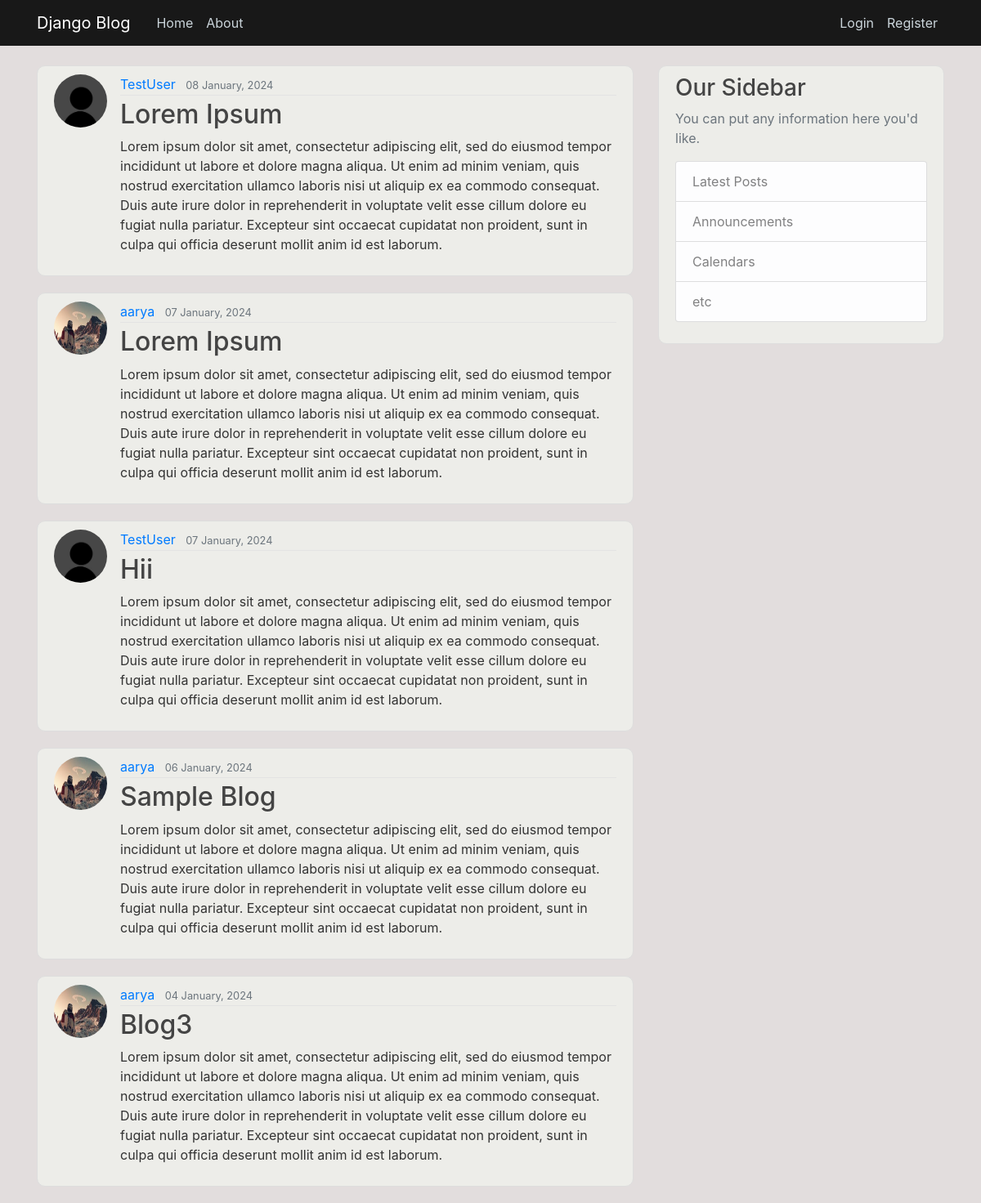
The app's page /, older data.
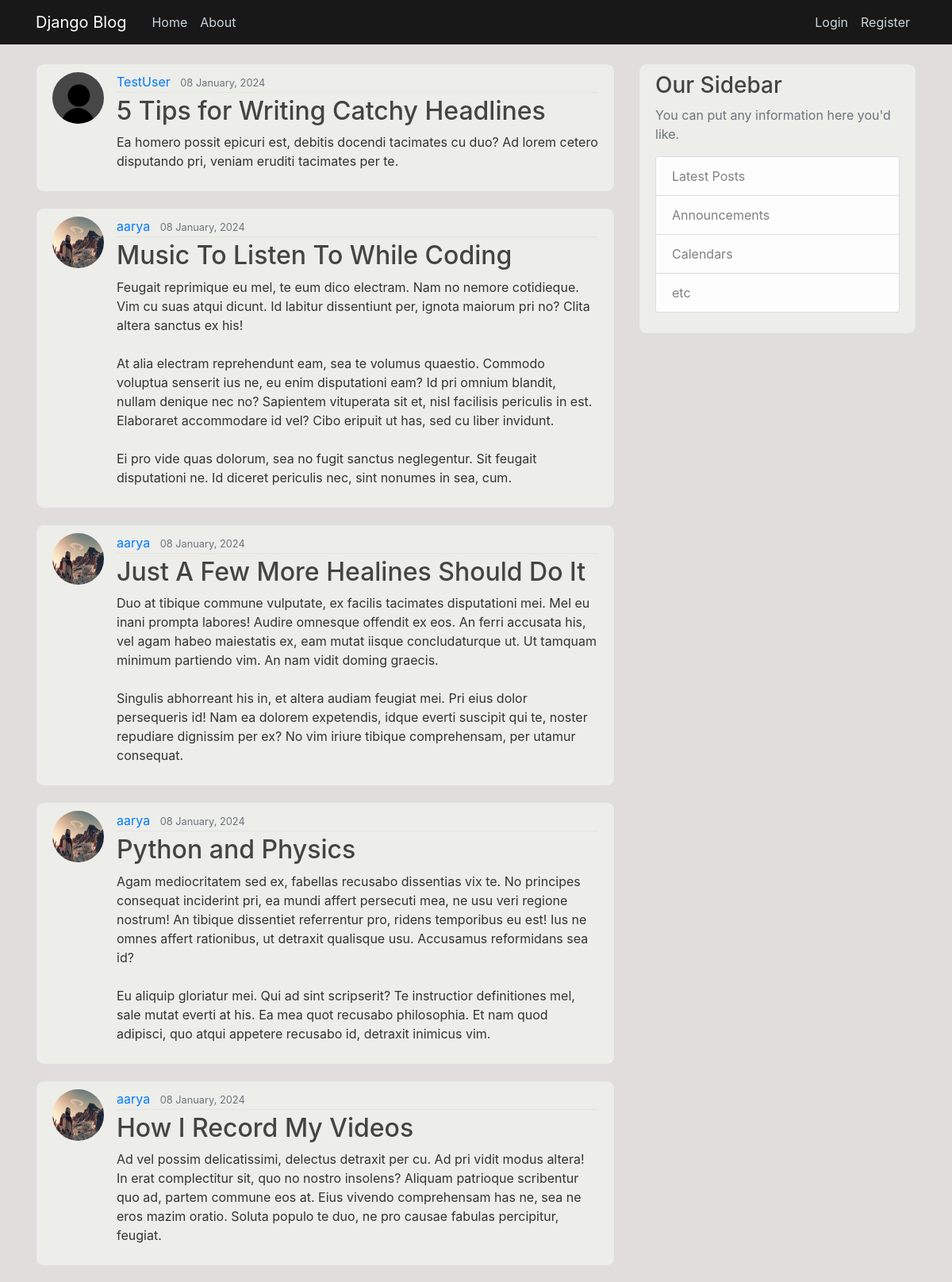
The same page, newer data.
### blog/models.py (models this page shows, shortened)
class Post(models.Model):
    title = models.CharField(max_length=100)
    content = models.TextField()
    date_posted = models.DateTimeField(default=timezone.now)
    author = models.ForeignKey(User, on_delete=models.CASCADE)

### users/models.py (models this page shows, shortened)
class Profile(models.Model):
    user = models.OneToOneField(User, on_delete=models.CASCADE)
    image = models.ImageField(default='default.jpg', upload_to='profile_pics')

### blog/views.py (the view)
# urls.py: path('',PostListView.as_view() , name='blog-home'),
class PostListView(ListView):
    model = Post
    template_name = 'blog/home.html'
    context_object_name = 'posts'
    ordering = ['-date_posted']
    paginate_by = 5

### blog/templates/blog/home.html
{% extends "blog/base.html" %}
{% block content %}
  {% for post in posts %}
    <article class="media content-section">
      <img class="rounded-circle article-img" src="{{ post.author.profile.image.url }}">
      <div class="media-body">
        <div class="article-metadata">
          <a class="mr-2" href="#">{{ post.author }}</a>
          <small class="text-muted">{{ post.date_posted|date:"d F, Y" }}</small>
        </div>
        <h2><a class="article-title" href="{% url 'post-detail' post.id %}">{{ post.title }}</a></h2>
        <p class="article-content">{{ post.content }}</p>
      </div>
    </article>
  {% endfor %}
{% endblock content %}

Row changes from the older to the newer data that the page shows:
no longer on this page (row unchanged): Post: author.profile.image (placeholder picture), author "TestUser", date_posted "08 January, 2024", title "Lorem Ipsum", content "Lorem ipsum dolor sit amet, consectetur adipiscing elit, sed do eiusmod tempor incididunt ut labore et dolore magna aliqua. Ut enim ad minim veniam, quis nostrud exercitation ullamco laboris nisi ut aliquip ex ea commodo consequat. Duis aute irure dolor in reprehenderit in voluptate velit esse cillum dolore eu fugiat nulla pariatur. Excepteur sint occaecat cupidatat non proident, sunt in culpa qui officia deserunt mollit anim id est laborum."
no longer on this page (row unchanged): Post: author.profile.image (picture), author "aarya", date_posted "07 January, 2024", title "Lorem Ipsum", content "Lorem ipsum dolor sit amet, consectetur adipiscing elit, sed do eiusmod tempor incididunt ut labore et dolore magna aliqua. Ut enim ad minim veniam, quis nostrud exercitation ullamco laboris nisi ut aliquip ex ea commodo consequat. Duis aute irure dolor in reprehenderit in voluptate velit esse cillum dolore eu fugiat nulla pariatur. Excepteur sint occaecat cupidatat non proident, sunt in culpa qui officia deserunt mollit anim id est laborum."
no longer on this page (row unchanged): Post: author.profile.image (placeholder picture), author "TestUser", date_posted "07 January, 2024", title "Hii", content "Lorem ipsum dolor sit amet, consectetur adipiscing elit, sed do eiusmod tempor incididunt ut labore et dolore magna aliqua. Ut enim ad minim veniam, quis nostrud exercitation ullamco laboris nisi ut aliquip ex ea commodo consequat. Duis aute irure dolor in reprehenderit in voluptate velit esse cillum dolore eu fugiat nulla pariatur. Excepteur sint occaecat cupidatat non proident, sunt in culpa qui officia deserunt mollit anim id est laborum."
no longer on this page (row unchanged): Post: author.profile.image (picture), author "aarya", date_posted "06 January, 2024", title "Sample Blog", content "Lorem ipsum dolor sit amet, consectetur adipiscing elit, sed do eiusmod tempor incididunt ut labore et dolore magna aliqua. Ut enim ad minim veniam, quis nostrud exercitation ullamco laboris nisi ut aliquip ex ea commodo consequat. Duis aute irure dolor in reprehenderit in voluptate velit esse cillum dolore eu fugiat nulla pariatur. Excepteur sint occaecat cupidatat non proident, sunt in culpa qui officia deserunt mollit anim id est laborum."
no longer on this page (row unchanged): Post: author.profile.image (picture), author "aarya", date_posted "04 January, 2024", title "Blog3", content "Lorem ipsum dolor sit amet, consectetur adipiscing elit, sed do eiusmod tempor incididunt ut labore et dolore magna aliqua. Ut enim ad minim veniam, quis nostrud exercitation ullamco laboris nisi ut aliquip ex ea commodo consequat. Duis aute irure dolor in reprehenderit in voluptate velit esse cillum dolore eu fugiat nulla pariatur. Excepteur sint occaecat cupidatat non proident, sunt in culpa qui officia deserunt mollit anim id est laborum."
added Post: author.profile.image (placeholder picture), author "TestUser", date_posted "08 January, 2024", title "5 Tips for Writing Catchy Headlines", content "Ea homero possit epicuri est, debitis docendi tacimates cu duo? Ad lorem cetero disputando pri, veniam eruditi tacimates per te."
added Post: author.profile.image (picture), author "aarya", date_posted "08 January, 2024", title "Music To Listen To While Coding", content "Feugait reprimique eu mel, te eum dico electram. Nam no nemore cotidieque. Vim cu suas atqui dicunt. Id labitur dissentiunt per, ignota maiorum pri no? Clita altera sanctus ex his! At alia electram reprehendunt eam, sea te volumus quaestio. Commodo voluptua senserit ius ne, eu enim disputationi eam? Id pri omnium blandit, nullam denique nec no? Sapientem vituperata sit et, nisl facilisis periculis in est. Elaboraret accommodare id vel? Cibo eripuit ut has, sed cu liber invidunt. Ei pro vide quas dolorum, sea no fugit sanctus neglegentur. Sit feugait disputationi ne. Id diceret periculis nec, sint nonumes in sea, cum."
added Post: author.profile.image (picture), author "aarya", date_posted "08 January, 2024", title "Just A Few More Healines Should Do It", content "Duo at tibique commune vulputate, ex facilis tacimates disputationi mei. Mel eu inani prompta labores! Audire omnesque offendit ex eos. An ferri accusata his, vel agam habeo maiestatis ex, eam mutat iisque concludaturque ut. Ut tamquam minimum partiendo vim. An nam vidit doming graecis. Singulis abhorreant his in, et altera audiam feugiat mei. Pri eius dolor persequeris id! Nam ea dolorem expetendis, idque everti suscipit qui te, noster repudiare dignissim per ex? No vim iriure tibique comprehensam, per utamur consequat."
added Post: author.profile.image (picture), author "aarya", date_posted "08 January, 2024", title "Python and Physics", content "Agam mediocritatem sed ex, fabellas recusabo dissentias vix te. No principes consequat inciderint pri, ea mundi affert persecuti mea, ne usu veri regione nostrum! An tibique dissentiet referrentur pro, ridens temporibus eu est! Ius ne omnes affert rationibus, ut detraxit qualisque usu. Accusamus reformidans sea id? Eu aliquip gloriatur mei. Qui ad sint scripserit? Te instructior definitiones mel, sale mutat everti at his. Ea mea quot recusabo philosophia. Et nam quod adipisci, quo atqui appetere recusabo id, detraxit inimicus vim."
added Post: author.profile.image (picture), author "aarya", date_posted "08 January, 2024", title "How I Record My Videos", content "Ad vel possim delicatissimi, delectus detraxit per cu. Ad pri vidit modus altera! In erat complectitur sit, quo no nostro insolens? Aliquam patrioque scribentur quo ad, partem commune eos at. Eius vivendo comprehensam has ne, sea ne eros mazim oratio. Soluta populo te duo, ne pro causae fabulas percipitur, feugiat."
